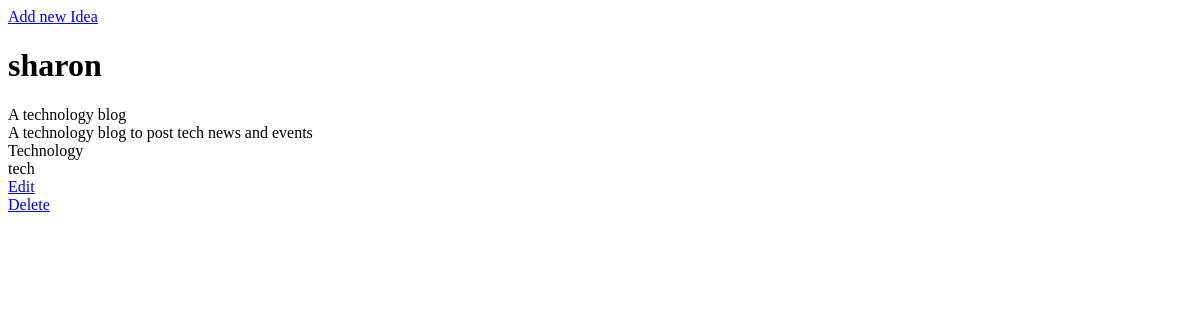
/users/1/, run on an earlier commit of the app's database.
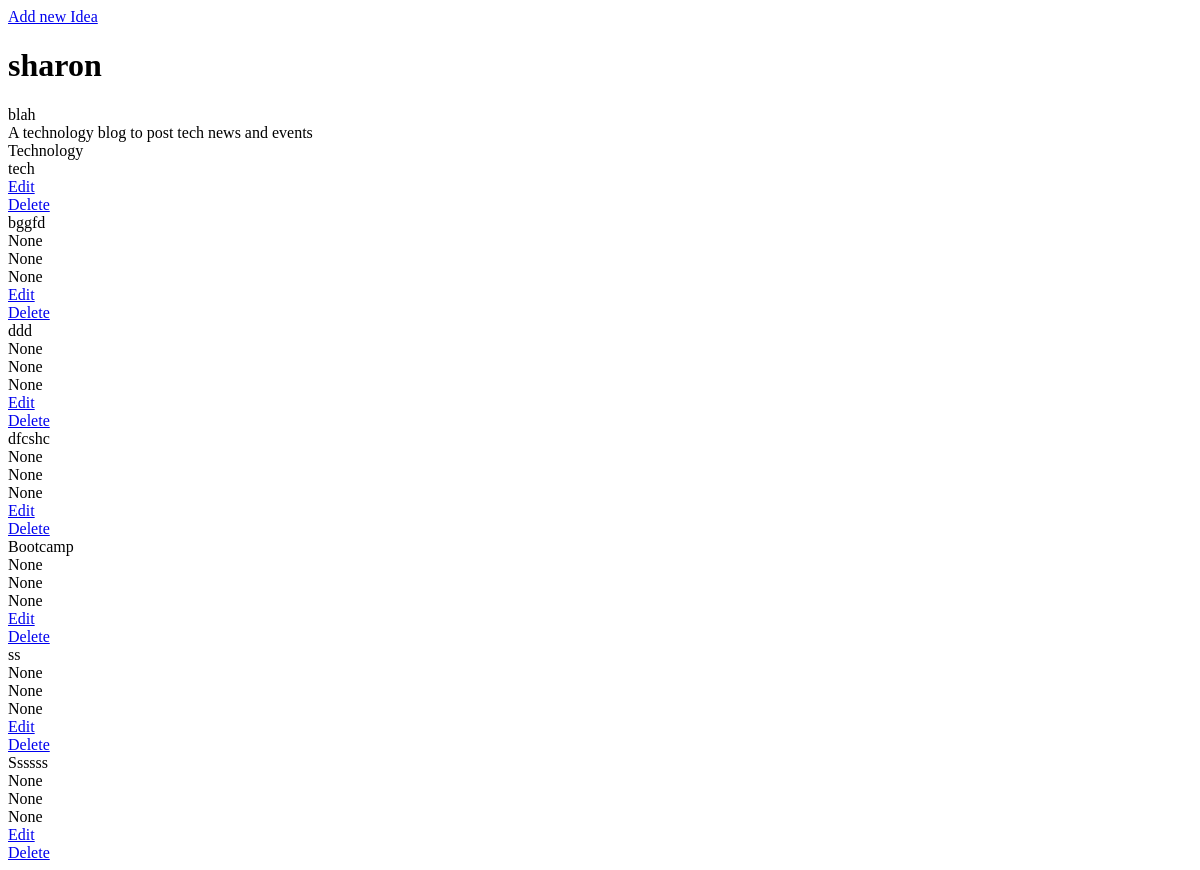
And on a later commit of the database.
### database_setup.py (models this page shows)
class User(Base):
	__tablename__ = 'user'
	name = Column(String(80), nullable = False)
	id = Column(Integer, primary_key = True)

class Ideas(Base):
	__tablename__ = 'idea'
	name = Column(String(80), nullable = False)
	id = Column(Integer, primary_key = True)
	description = Column(String(250), nullable = False)
	rating = Column(String(8), nullable = False)
	category = Column(String(250), nullable = False)
	tags = Column(String(250))
	user_id = Column(Integer, ForeignKey('user.id'))
	user = relationship(User)

### project.py (the view)
@app.route('/users/<int:user_id>/')
def user(user_id):
    user = session.query(User).filter_by(id = user_id).one()
    idea = session.query(Ideas).filter_by(user_id = user.id)
    return render_template('user.html', user = user, idea = idea)

### templates/user.html (shortened to what this page needs)
<!DOCTYPE html>
<html>
<head>
</head>
<body>
	<a href="{{url_for('newIdea', user_id = user.id, idea_id = idea.id)}}">Add new Idea</a>
	<h1>{{ user.name }}</h1>
	{% for i in idea %}
	{{i.name}}
	{{i.description}}
	{{i.category}}
	{{i.tags}}
	<a href="{{url_for('editIdea', user_id = user.id, idea_id = i.id)}}">Edit</a>
	<a href="{{url_for('deleteIdea', user_id = user.id, idea_id = i.id)}}">Delete</a>
{% endfor %}
</body>
</html>

What changed in the data, as far as the page shows it:
changed Ideas "A technology blog to post tech news and events": name "A technology blog" → "blah"
added Ideas: name "bggfd", description "None", category "None", tags "None"
added Ideas: name "ddd", description "None", category "None", tags "None"
added Ideas: name "dfcshc", description "None", category "None", tags "None"
added Ideas: name "Bootcamp", description "None", category "None", tags "None"
added Ideas: name "ss", description "None", category "None", tags "None"
added Ideas: name "Ssssss", description "None", category "None", tags "None"
